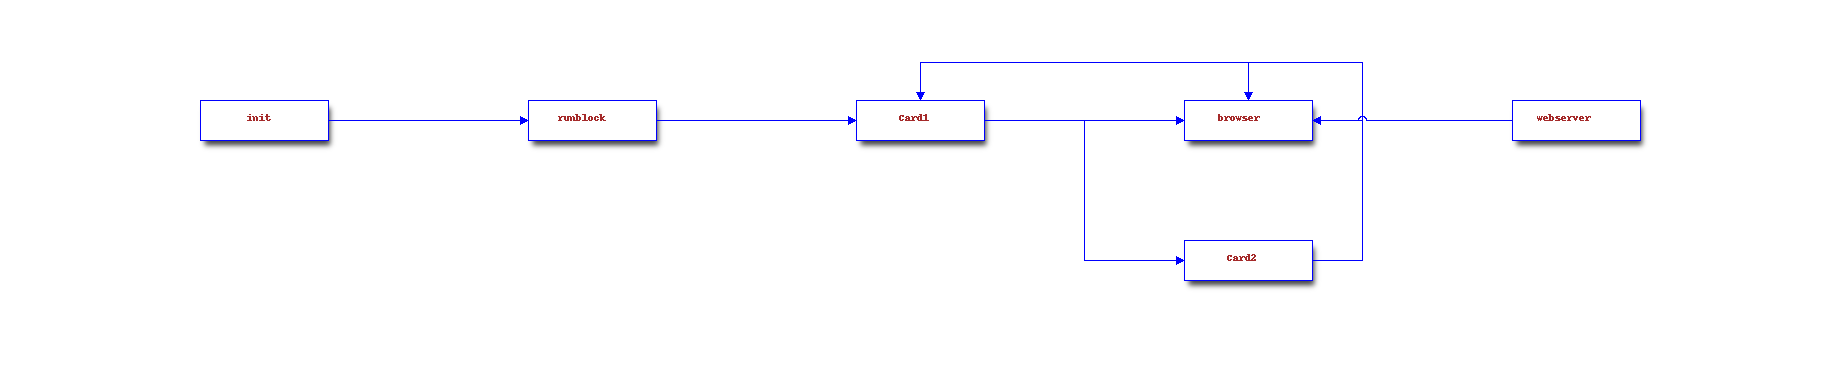

Write Python code to recreate this figure.

from blockdiag import parser, builder, drawer


# sphinx extension
#.. seqdiag::
#
#    seqdiag admin {
#      A -> B -> C;
#    }


block_diagram_definition = u"""
   blockdiag {

    span_width = 200;
    span_height = 100;
    default_fontsize = 16;

    //orientation = portrait;
    default_linecolor = "blue";
    default_textcolor = "brown";
    //edge_layout = flowchart; 


    init -> runblock;
        runblock -> Card1;
        Card1 -> browser;
      Card1 -> Card2;
      Card2 -> Card1;
      browser <- Card1;
      browser  -> webserver;
      browser <- webserver;
      browser <- webserver;
      browser -> browser;
   }
"""

block_tree = parser.parse_string(block_diagram_definition)
block_diagram = builder.ScreenNodeBuilder.build(block_tree)
block_draw = drawer.DiagramDraw('PNG', block_diagram, filename="block_diagram.png")
block_draw.draw()
block_draw.save()
